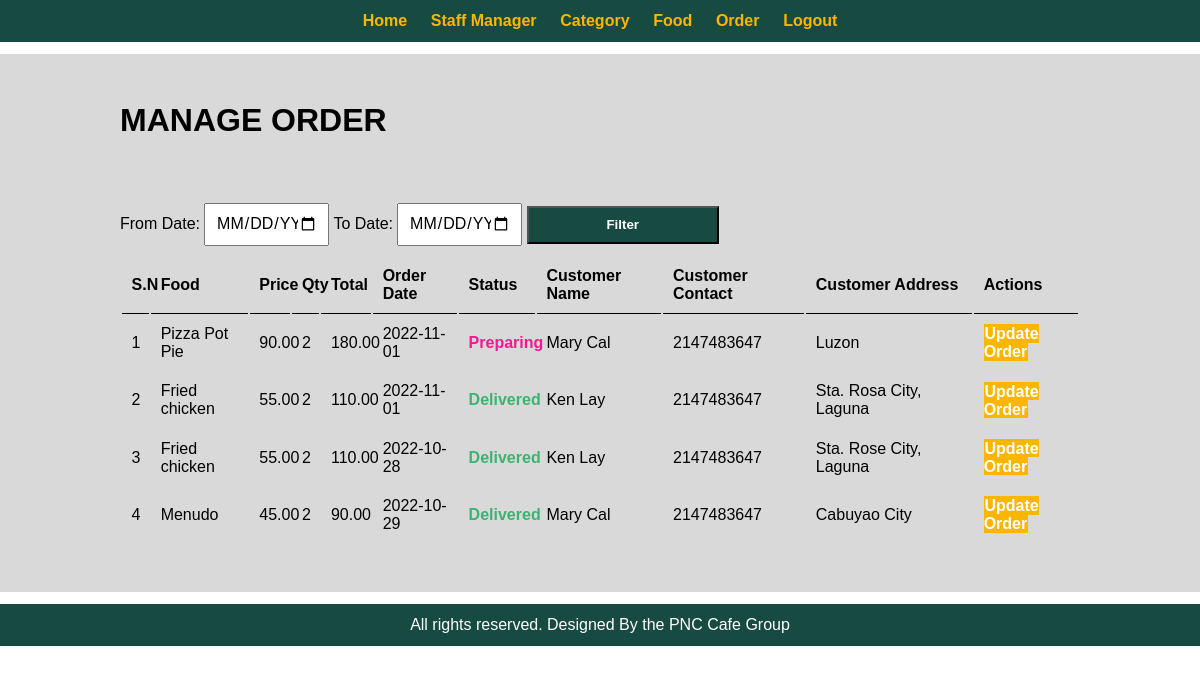
The page /admin/manage-order.php (signed in) on the database its author committed.
### tables this page shows
CREATE TABLE `tbl_order` (
  `id` int(10) UNSIGNED NOT NULL,
  `u_id` int(10) UNSIGNED NOT NULL,
  `food` varchar(150) NOT NULL,
  `price` decimal(10,2) NOT NULL,
  `qty` int(11) NOT NULL,
  `total` decimal(10,2) NOT NULL,
  `order_date` date NOT NULL,
  `order_time` time NOT NULL,
  `status` varchar(50) NOT NULL,
  `customer_name` varchar(150) NOT NULL,
  `customer_number` int(20) NOT NULL,
  `customer_address` varchar(255) NOT NULL
);

### admin/manage-order.php (the view, shortened to what this page needs)
<?php include('partials/menu.php'); ?>
            <div class="main-content">
            <div class=wrapper>
            <h1> MANAGE ORDER </h1> <br> <br>
            <br>
                <form action="" method="GET">
                    <label>From Date:</label>
                    <input type="date" name="from_date" value="<?php if(isset($_GET['from_date'])) { echo $_GET['from_date'];}?>">
                    <label>To Date:</label>
                    <input type="date" name="to_date"  value="<?php if(isset($_GET['to_date'])) { echo $_GET['to_date'];}?>">
                    <input type="submit" name="submit" value="Filter" class="btn-secondary">
                </form>
               <table class="tbl-full">
                    <tr>
                         <th>S.N</th>
                         <th>Food</th>
                         <th>Price</th>
                         <th>Qty</th>
                         <th>Total</th>
                         <th>Order Date</th>
                         <th>Status</th>
                         <th>Customer Name</th>
                         <th>Customer Contact</th>
                         <th>Customer Address</th>
                         <th>Actions</th>
                    </tr>
                         <?php
                              $sql = "SELECT * FROM tbl_order ORDER BY id DESC";
                              $res = mysqli_query($conn, $sql);
                              $count = mysqli_num_rows($res);
                              $sn=1;
                              if($count > 0) {
                                   while($row=mysqli_fetch_assoc($res)) {
                                        $id = $row['id'];
                                        $food = $row['food'];
                                        $price = $row['price'];
                                        $qty = $row['qty'];
                                        $total = $row['total'];
                                        $order_date = $row['order_date'];
                                        $status = $row['status'];
                                        $customer_name = $row['customer_name'];
                                        $customer_contact = $row['customer_number'];
                                        $customer_address = $row['customer_address'];
                                        ?>
                                        <tr>
                                        <td><?php echo $sn++;?></td>
                                        <td><?php echo $food;?></td>
                                        <td><?php echo $price;?></td>
                                        <td><?php echo $qty;?></td>
                                        <td><?php echo $total;?></td>
                                        <td><?php echo $order_date;?></td>
                                        <td>
                                             <?php
                                                  if($status == "Ordered") {
                                                       echo "<label>$status</label>";
                                                  } else if ($status =="Preparing") {
                                                       echo "<label style = 'color: DeepPink;'><b>$status</b></label>";
                                                  } else if ($status =="On Delivery") {
                                                       echo "<label style = 'color: orange;'><b>$status</b></label>";
                                                  } else if ($status =="Delivered") {
                                                       echo "<label style = 'color: MediumSeaGreen;'><b>$status</b></label>";
                                                  } else if ($status =="Cancelled") {
                                                       echo "<label style = 'color:DarkRed;'><b>$status</b></label>";
                                                  }
                                             ?>
                                        </td>
                                        <td><?php echo $customer_name;?></td>
                                        <td><?php echo $customer_contact;?></td>
                                        <td><?php echo $customer_address;?></td>
                                        <td>
                                        <a href="<?php echo SITEURL;?>admin/update-order.php?id=<?php echo $id;?>" class="btn-primary">Update Order</a>
                                        </td>
                                        <?php
                                   }
                              } else {
                                   echo "<tr><td colspan='11' class = 'error'>There are no orders.</td></tr>";
                              }
                         ?>
                    </tr>
               </table>
          </div>
 </div>
<?php include('partials/footer.php'); ?>

### css/admin.css (style rules this page uses)
* { margin: 0 0; padding: 0 0; font-family: Arial, Helvetica, sans-serif; }
.wrapper { padding: 1%; width: 80%; margin: 0 auto; }
.tbl-full { width: 100%; }
table tr th { border-bottom: 1px solid black; padding: 1%; text-align: left; }
table tr td { padding: 1%; margin-right: 2% auto; }
.btn-primary { background-color: #FDB600; padding: 1%; color: white; text-decoration: none; font-weight: bold; width: 20%; }
.btn-secondary { display: inline-flex; background-color: #174A41; padding: 1%; color: white; text-decoration: none; font-weight: bold; width: 20%; text-align: center; }
.main-content { margin: 1% 0; background-color: #d9d9d9; padding: 3% 0; }
input[type="date"] { width: 13%; padding: 1%; margin: 1% auto; font-size: 1rem; text-align: center; text-transform: uppercase; }

### rows shown on the page
tbl_order: food "Pizza Pot Pie", price "90.00", qty "2", total "180.00", order_date "2022-11-01", status "Preparing", customer_name "Mary Cal", customer_number "2147483647", customer_address "Luzon"
tbl_order: food "Fried chicken", price "55.00", qty "2", total "110.00", order_date "2022-11-01", status "Delivered", customer_name "Ken Lay", customer_number "2147483647", customer_address "Sta. Rosa City, Laguna"
tbl_order: food "Fried chicken", price "55.00", qty "2", total "110.00", order_date "2022-10-28", status "Delivered", customer_name "Ken Lay", customer_number "2147483647", customer_address "Sta. Rose City, Laguna"
tbl_order: food "Menudo", price "45.00", qty "2", total "90.00", order_date "2022-10-29", status "Delivered", customer_name "Mary Cal", customer_number "2147483647", customer_address "Cabuyao City"
